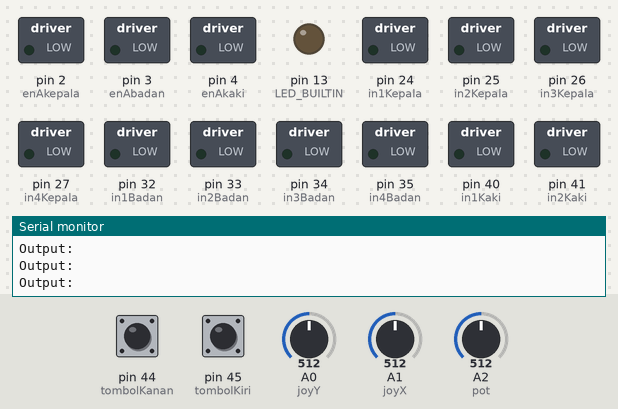
The sketch below on a simulated Arduino Mega 2560, built with avr-gcc and run on an emulated ATmega2560. Parts: switched loads named in the sketch (green lamp = pin HIGH), output pins drawn as LEDs (lit = HIGH), the last lines printed to the serial monitor. The test bench sets the inputs (shaded band); at power-on: pin 44 (tombolKanan) LOW, A0 (joyY) = 512, A1 (joyX) = 512, pin 45 (tombolKiri) LOW, A2 (pot) = 512.

Above: at 1.2 s.
1.3 s: pin 44 (tombolKanan) pulled HIGH for 0.15 s
At 1.41 s:
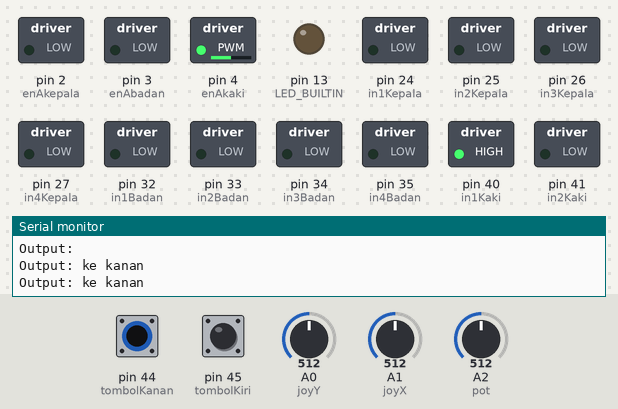
4.3 s: A0 (joyY) set to 540
7.3 s: A0 (joyY) set to 561
At 8.5 s:
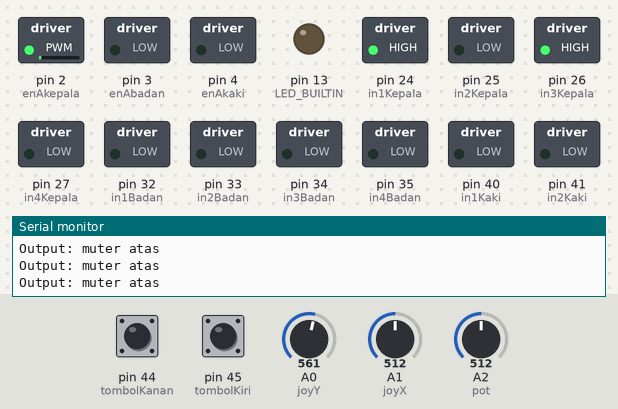
8.8 s: A1 (joyX) set to 538
11.8 s: A1 (joyX) set to 567
At 12.7 s:
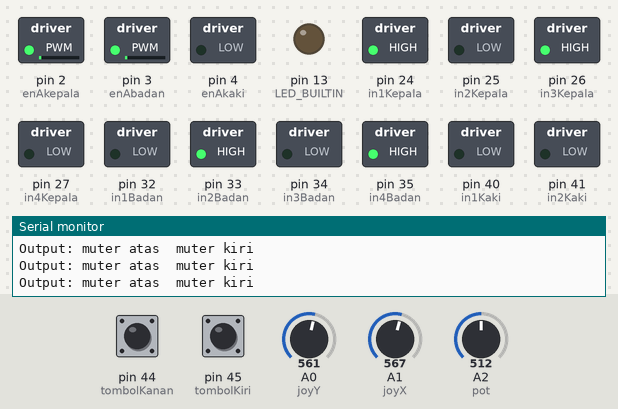
13.3 s: pin 45 (tombolKiri) pulled HIGH for 0.15 s
At 13.43 s:
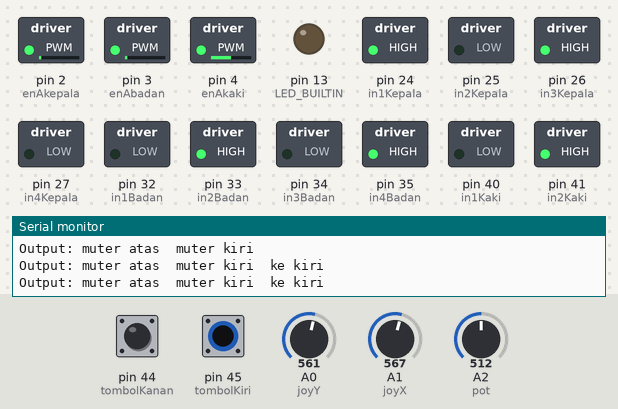
Timing chart, 0 to 16.3 s (numbered marks = the images above; inputs shaded):
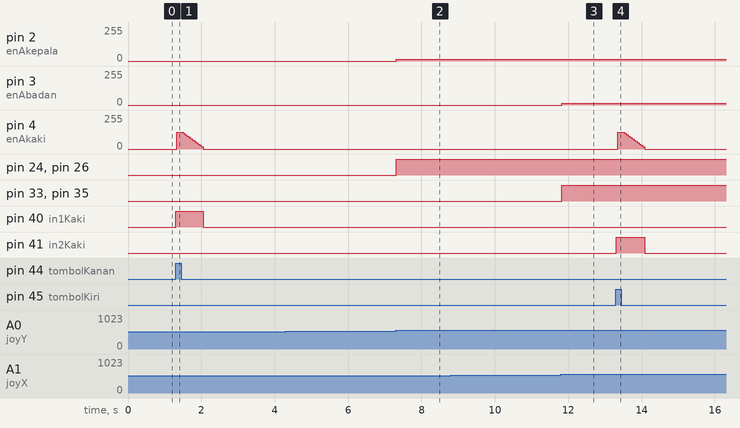

Measured:
- the behaviour switches between 551 and 552 on A0 (joyY) (found by bisection; images 1 and 2)
- the behaviour switches between 551 and 552 on A1 (joyX) (found by bisection; images 2 and 3)
- after the input at 1.3 s, pin 40 (in1Kaki): LOW → HIGH at once, → LOW 0.75 s later
- after the input at 7.3 s, pin 2 (enAkepala): 0/255 → 12/255 at once; pin 24 (in1Kepala), pin 26 (in3Kepala): LOW → HIGH at once
- after the input at 11.8 s, pin 3 (enAbadan): 0/255 → 13/255 at once; pin 33 (in2Badan), pin 35 (in4Badan): LOW → HIGH at once
- after the input at 13.3 s, pin 41 (in2Kaki): LOW → HIGH at once, → LOW 0.78 s later

The sketch:

Servo_Pan_Tilt.ino
```cpp
//ini define input joystick
#define joyX A1
#define joyY A0
int xValue,yValue,xValue2,yValue2;

//ini variabel untuk kontrol kecepatan motor
int enAkepala = 2,enBkepala = 2,enAbadan = 3,enBbadan = 3,enAkaki = 4;
int pot = A2,potValue,potValue2;


//ini define output joystick
int valueKepala,valueKepala2,valueBadan,valueBadan2;

//ini variabel untuk nyala matiin motor
int in1Kepala = 24,in2Kepala = 25,in3Kepala = 26,in4Kepala = 27;
int in1Badan = 32,in2Badan = 33,in3Badan = 34,in4Badan = 35;
int in1Kaki = 40,in2Kaki = 41;

//ini variabel untuk 2 tombol
int tombolKanan = 44, tombolKiri = 45;
int in1, in2;

//ini data hasil output sistem
int kepala, badan, kaki;


void setup() {
  // put your setup code here, to run once:
  Serial.begin(9600);

  pinMode(pot, INPUT);
  pinMode(tombolKanan, INPUT);
  pinMode(tombolKiri, INPUT);
  pinMode(enAkaki, OUTPUT);

  //select all the motor control pins to output
  pinMode(in1Kepala, OUTPUT);
  pinMode(in2Kepala, OUTPUT);
  pinMode(in3Kepala, OUTPUT);
  pinMode(in4Kepala, OUTPUT);
  pinMode(in1Badan, OUTPUT);
  pinMode(in2Badan, OUTPUT);
  pinMode(in3Badan, OUTPUT);
  pinMode(in4Badan, OUTPUT);
  pinMode(in1Kaki, OUTPUT);
  pinMode(in2Kaki, OUTPUT);

  //turn off motor - Initial state
  digitalWrite(in1Kepala, LOW);
  digitalWrite(in2Kepala, LOW);
  digitalWrite(in3Kepala, LOW);
  digitalWrite(in4Kepala, LOW);
  digitalWrite(in1Badan, LOW);
  digitalWrite(in2Badan, LOW);
  digitalWrite(in3Badan, LOW);
  digitalWrite(in4Badan, LOW);
  digitalWrite(in1Kaki, LOW);
  digitalWrite(in2Kaki, LOW);


  pinMode(LED_BUILTIN, OUTPUT);
  pinMode(potValue, OUTPUT);

}

int turnMotorKepala(int yValue2) {
  if(yValue2 >= 10 ) {
    digitalWrite(in1Kepala, HIGH);
    digitalWrite(in2Kepala, LOW);
    digitalWrite(in3Kepala, HIGH);
    digitalWrite(in4Kepala, LOW);
    analogWrite(enAkepala, yValue2);
    //analogWrite(enBkepala, yValue2);
    //Serial.print(yValue2);
    return 1;
  }
  else if(yValue2 <= -10) {
    digitalWrite(in1Kepala, LOW);
    digitalWrite(in2Kepala, HIGH);
    digitalWrite(in3Kepala, LOW);
    digitalWrite(in4Kepala, HIGH);
    analogWrite(enAkepala, yValue2*-1);
    //analogWrite(enBkepala, yValue2*-1);
    //Serial.print(yValue2*-1);
    return 2;
  }
  else {
    while (yValue2 >= 10) {
      analogWrite(enAkepala, yValue2);
      yValue2 -= 10;
      delay(50);
    }
    while (yValue2 <= -10) {
      analogWrite(enAkepala, yValue2);
      yValue2 += 10;
      delay(50);
    }

    digitalWrite(in1Kepala, LOW);
    digitalWrite(in2Kepala, LOW);
    digitalWrite(in3Kepala, LOW);
    digitalWrite(in4Kepala, LOW);
  }
  return 0;
  //Serial.println("motor diam");
}

int turnMotorBadan(int xValue2) {
    if(xValue2 >= 10 ) {
    digitalWrite(in1Badan, HIGH);
    digitalWrite(in2Badan, LOW);
    digitalWrite(in3Badan, HIGH);
    digitalWrite(in4Badan, LOW);
    analogWrite(enAbadan, xValue2);
    //analogWrite(enBbadan, xValue2);
    //Serial.print(xValue2);
    return 1;
  }
  else if(xValue2 <= -10) {
    digitalWrite(in1Badan, LOW);
    digitalWrite(in2Badan, HIGH);
    digitalWrite(in3Badan, LOW);
    digitalWrite(in4Badan, HIGH);
    analogWrite(enAbadan, xValue2*-1);
    //analogWrite(enBbadan, xValue2*-1);
    //Serial.print(xValue2*-1);
    return 2;
  }
  else {
    while (xValue2 >= 10) {
      analogWrite(enAbadan, xValue2);
      xValue2 -= 10;
      delay(50);
    }
    while (xValue2 <= -10) {
      analogWrite(enAbadan, xValue2);
      xValue2 += 10;
      delay(50);
    }

    digitalWrite(in1Badan, LOW);
    digitalWrite(in2Badan, LOW);
    digitalWrite(in3Badan, LOW);
    digitalWrite(in4Badan, LOW);
  }
  return 0;
}

int turnMotorKaki(int in1, int in2, int PWM) {
  if(digitalRead(in1) == HIGH && digitalRead(in2) == LOW) {
    digitalWrite(in1Kaki, HIGH);
    digitalWrite(in2Kaki, LOW);
    analogWrite(enAkaki, PWM);
    return 1;
  }
  else if(digitalRead(in1) == LOW && digitalRead(in2) == HIGH) {
    digitalWrite(in1Kaki, LOW);
    digitalWrite(in2Kaki, HIGH);
    analogWrite(enAkaki, PWM);
    return 2;
  }
  else {
    while(PWM >= 10) {
        analogWrite(enAkaki, PWM);
        PWM -= 10;
        delay(50);
    }

    digitalWrite(in1Kaki, LOW);
    digitalWrite(in2Kaki, LOW);
    analogWrite(enAkaki, LOW);
  }
  return 0;
}

void displayOutput(int kepala, int badan, int kaki) {
  Serial.print("Output: ");
  if(kepala == 1) Serial.print("muter atas  ");
  if(kepala == 2) Serial.print("muter bawah  ");
  if(badan == 1) Serial.print("muter kanan  ");
  if(badan == 2) Serial.print("muter kiri  ");
  if(kaki == 1) Serial.print("ke kanan  ");
  if(kaki == 2) Serial.print("ke kiri  ");
  Serial.println("");
}

void loop() {
  // put your main code here, to run repeatedly:

  //olah joystick input
  xValue = analogRead(joyX);
  yValue = analogRead(joyY);
  yValue2 = map(yValue, 0,1023,-127.5,127.5);
  xValue2 = map(xValue, 0,1023,127.5 ,-127.5);

  //olah varistor input

  //int potValue3;

  //hasil output dari input joystick
  //yValue untuk kepala, xValue untuk badan


  kaki = turnMotorKaki(tombolKanan, tombolKiri, potValue2);
  if(digitalRead(tombolKanan) == HIGH || digitalRead(tombolKiri) == HIGH) {
    potValue = analogRead(pot);
    potValue2 = map(potValue, 0,1023,0,255);
  }

  else if(digitalRead(tombolKanan) == LOW && digitalRead(tombolKiri) == LOW) {
    potValue2 = 0;
  }

  kepala = turnMotorKepala(yValue2);
  badan = turnMotorBadan(xValue2);


  displayOutput(kepala, badan, kaki);
  /*
  analogWrite(LED_BUILTIN, value2);
  analogWrite(potValue, value2);
  Serial.println(value2);
  if(Serial.available()) {
    serial = Serial.read();
    if(serial == '1') {
      digitalWrite(52, HIGH);
      digitalWrite(53, LOW);
      Serial.print("right");
    }
    if(serial == '2') {
      digitalWrite(52, LOW);
      digitalWrite(53, HIGH);
      Serial.print("left");
    }
  }
  delay(100);
  */

}
```
